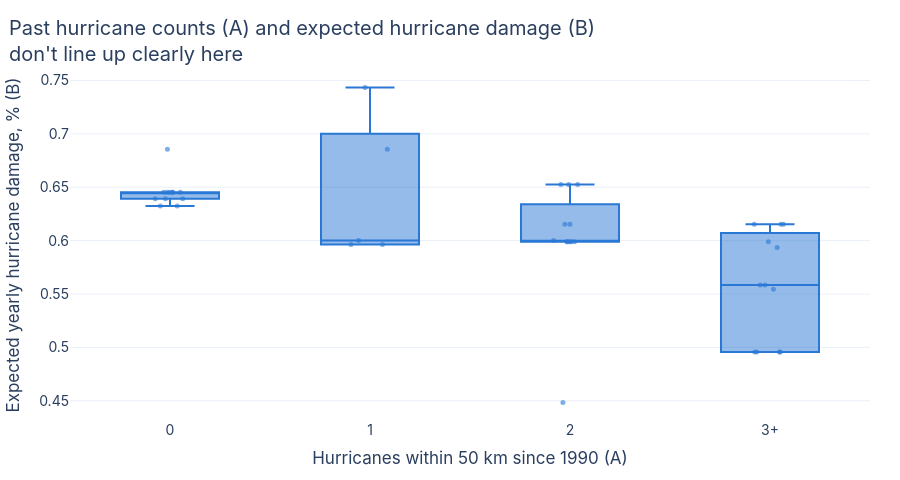

Here is the notebook cell this chart was saved with:
### Markdown cell above
### Do A and B agree?

A counted hurricanes in the record; B's hurricane damage comes from CRC Open's
wind curves. If both are sound, stores that hurricanes hit more often in the past
should carry more expected hurricane damage in B.

### Code cell
check = stores[["hurricanes"]].assign(cyclone=damage["cyclone"][WINDOWS["early"]].reindex(stores["asset_id"]).values)
check["group"] = check["hurricanes"].clip(upper=3).map(lambda n: "3+" if n == 3 else str(n))
by_group = check.groupby("group")["cyclone"].median()
agree = by_group.iloc[-1] > by_group.iloc[0]
title = ("Stores hit more often in the past (A) tend to carry<br>more expected hurricane damage (B)" if agree
         else "Past hurricane counts (A) and expected hurricane damage (B)<br>don't line up clearly here")
fig = go.Figure(go.Box(x=check["group"], y=check["cyclone"], marker_color=BLUE, boxpoints="all",
                       jitter=0.4, pointpos=0, marker=dict(size=5, opacity=0.6), line=dict(width=2),
                       hovertemplate="%{x} hurricanes: %{y:.2f}%<extra></extra>"))
layout(fig, title, xaxis=dict(title=f"Hurricanes within 50 km since {HURRICANES_SINCE} (A)",
                              categoryorder="array", categoryarray=["0", "1", "2", "3+"]),
       yaxis_title="Expected yearly hurricane damage, % (B)")
fig.show()
print("Median expected hurricane damage by number of past hurricanes: "
      + ", ".join(f"{g}: {v:.2f}%" for g, v in by_group.items()))
if not agree:
    print("A small area has few storms, so 35 years of history is a noisy guide; try a larger AREA.")

### Figure 1 — Plotly figure (JSON) as saved in the notebook; plotly's stock layout.template omitted (floating-point values rounded to 4 significant figures)
{"data": [{"boxpoints": "all", "hovertemplate": "%{x} hurricanes: %{y:.2f}%<extra></extra>", "jitter": 0.4, "line": {"width": 2}, "marker": {"color": "#2a78d6", "opacity": 0.6, "size": 5}, "pointpos": 0, "type": "box", "x": ["2", "3+", "3+", "3+", "2", "2", "1", "0", "0", "1", "3+", "2", "1", "1", "2", "3+", "0", "0", "2", "0", "0", "2", "0", "0", "3+", "2", "3+", "3+", "3+", "1", "2", "2", "0", "3+", "2", "2", "0", "3+", "0", "0", "3+"], "y": [0.599, 0.6153, 0.6153, 0.6153, 0.6001, 0.6153, 0.6856, 0.6453, 0.6392, 0.5964, 0.5585, 0.599, 0.5964, 0.6001, 0.599, 0.5545, 0.6453, 0.6392, 0.599, 0.6392, 0.6324, 0.6526, 0.6856, 0.6453, 0.4958, 0.6526, 0.599, 0.4958, 0.4958, 0.7434, 0.4484, 0.6526, 0.6453, 0.4958, 0.6153, 0.599, 0.6453, 0.5935, 0.6324, 0.6453, 0.5585]}], "layout": {"font": {"family": "Inter, Helvetica, Arial, sans-serif", "size": 14}, "height": 480, "margin": {"b": 60, "l": 70, "r": 30, "t": 70}, "title": {"text": "Past hurricane counts (A) and expected hurricane damage (B)<br>don't line up clearly here", "x": 0.01}, "xaxis": {"categoryarray": ["0", "1", "2", "3+"], "categoryorder": "array", "title": {"text": "Hurricanes within 50 km since 1990 (A)"}}, "yaxis": {"title": {"text": "Expected yearly hurricane damage, % (B)"}}}}
